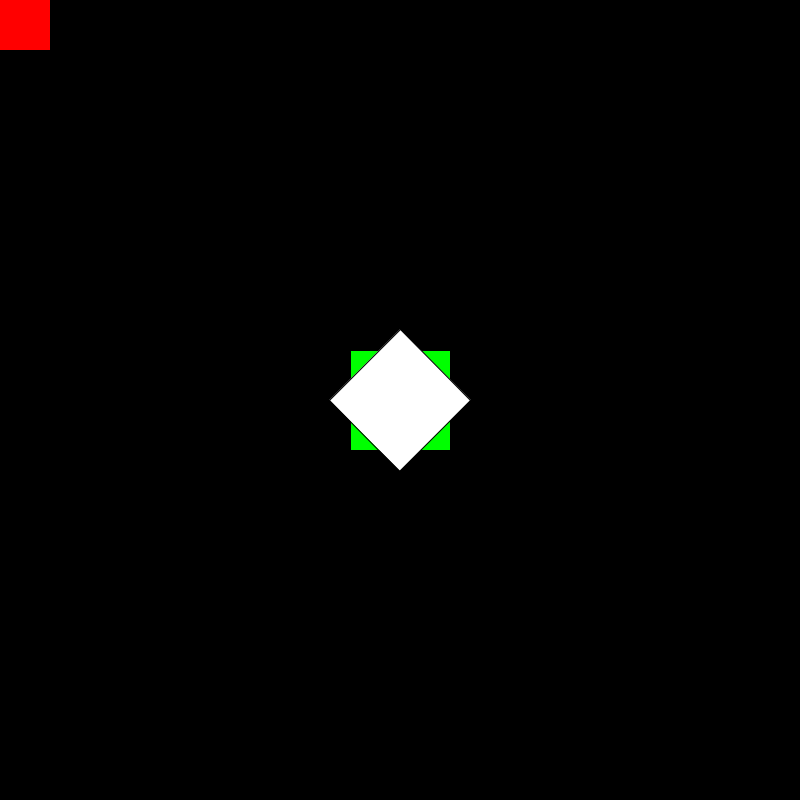
Frame 1 (no input)
Frame 60 (the mouse pressed at the canvas centre just before this capture): identical to frame 1, image omitted
Frame 120 (the mouse held since frame 60 and released just before this capture): identical to frame 1, image omitted

The Processing sketch that drew this single still picture (run headless with seeded random() and noise(); from frame 60 on, the mouse is pressed at the canvas centre):

// Processing sketch: ejemplo_03
// ── ejemplo_03.pde
void setup(){
  size(800,800);
  rectMode(CENTER);
}


void draw(){
  background(0);
  fill(255,0,0);
  rect(0,0,100,100);
  translate(width/2, height/2);
  fill(0,255,0);
  rect(0,0,100,100);
  rotate(radians(45));
  fill(255);
  rect(0, 0, 100, 100);


}
